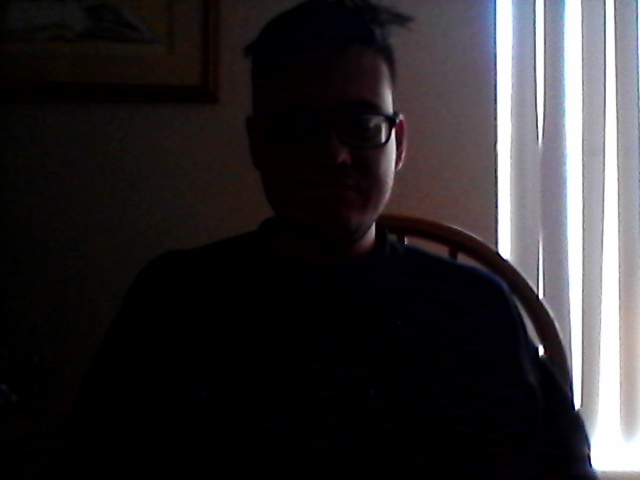
#> input picture training-data/Sam/Sam0.jpg, 640 x 480 px; its folder holds only this picture in this run
$ python -i facial_recognition.py   (imports and definitions only)
#> lines starting #> are read from the running program, lines starting #| are printed output that depends on the picture
#> further down, picture is the input picture: shape (480, 640, 3); mean B, G, R 44.9, 43, 45.9
import cv2
import os
import numpy as np
import time


from screen import turnoff, turnon

import database


#function to detect faces using OpenCV
def detect_faces(img):
	#convert the test image to gray scale as opencv face detector expects gray images
	gray = cv2.cvtColor(img, cv2.COLOR_BGR2GRAY)
	gray = cv2.equalizeHist(gray)
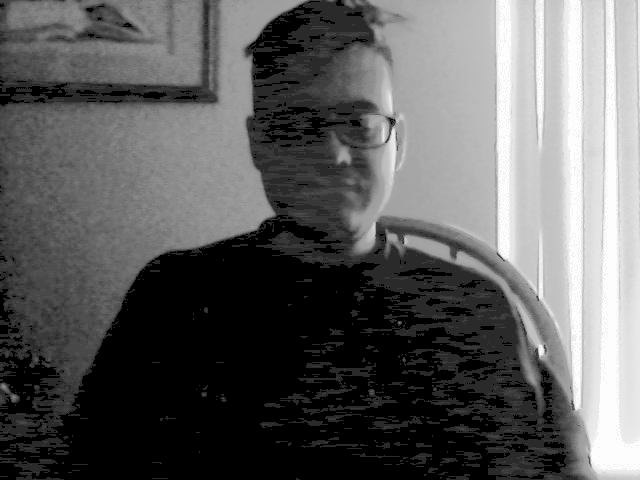
#> gray: shape (480, 640); min 0, max 255, mean 94.7

	#load OpenCV face detector, I am using LBPH which is fast
	#there is also a more accurate but slow: Haar classifier
	cascPath = "haarcascade_frontalface_alt2.xml"

	face_cascade = cv2.CascadeClassifier(cascPath)

	#let's detect multiscale images(some images may be closer to camera than others)
	#result is a list of faces
	faces = face_cascade.detectMultiScale(gray, scaleFactor=1.2, minNeighbors=5);
#> faces = ()

	#if no faces are detected then return original img
	if len(faces) == 0:
		return None, None

	#under the assumption that there will be only one face for training images,
	#extract the face area
	elif len(faces) == 1:
		(x, y, w, h) = faces[0]
		return [gray[y:y+w, x:x+h]], faces
	else:
		#return only the face part of the image
		return [gray[y:y+w, x:x+h] for x, y, w, h in faces], faces


# [80 lines left out: functions add_face, prepare_training_data, train_save, predict, not called in this run]

def update(facerecognizer, faces, labels):
	facerecognizer.update(faces, np.array(labels))
	facerecognizer.save("LBPH_recognize_model.yml")

>>> import cv2
>>> picture = cv2.imread('training-data/Sam/Sam0.jpg')
>>> result = detect_faces(picture)

$ run again, on training-data/Sam/Sam10.jpg
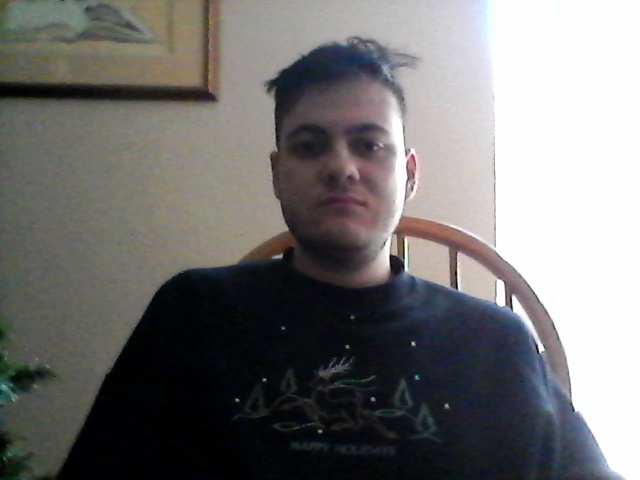
#> input picture training-data/Sam/Sam10.jpg, 640 x 480 px
#> picture is the input picture: shape (480, 640, 3); mean B, G, R 114.8, 115.5, 116.6
#> in detect_faces, `gray = cv2.cvtColor(img, cv2.COLOR_BGR2GRAY)`:
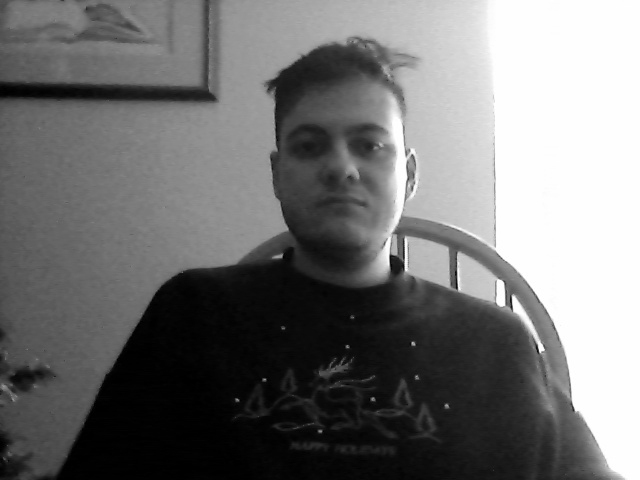
#> gray: shape (480, 640); min 0, max 255, mean 115.7
#> in detect_faces, `gray = cv2.equalizeHist(gray)`:
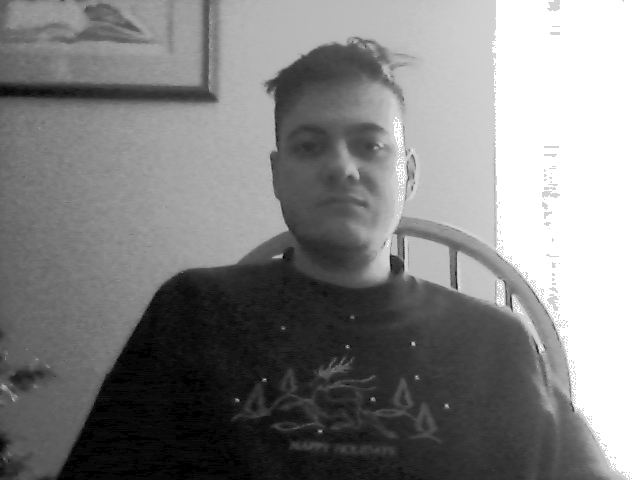
#> gray: shape (480, 640); min 0, max 255, mean 130.2
#> faces = [[267, 87, 149, 149]]
#> x = 267; y = 87; w = 149
